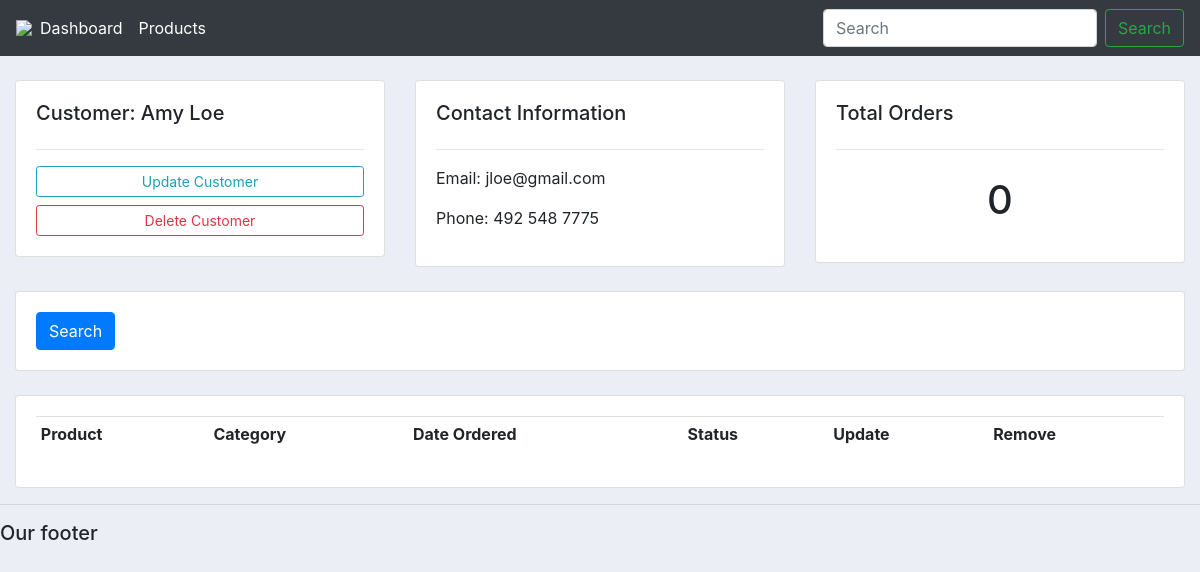
The app's page /customer/2/ with its own data.
### accounts/models.py (models this page shows, shortened)
class Customer(models.Model):
    name = models.CharField(max_length=200, null = True)
    phone = models.CharField(max_length=200, null = True)
    email = models.CharField(max_length=200, null = True)
    date_created = models.DateTimeField(auto_now_add=True, null = True)

### accounts/views.py (the view)
# urls.py: path('customer/<str:pk_test>/', views.customer, name="customer"),
def customer(request, pk_test):
    customer = Customer.objects.get(id=pk_test)
    orders = customer.order_set.all()
    order_count = orders.count()
    context = {'customer':customer,'orders':orders,'order_count':order_count}
    return render(request, 'accounts/customer.html', context)

### accounts/templates/accounts/customer.html (shortened to what this page needs)
{%  extends 'accounts/main.html' %}
{% block content %}
	<br>
<div class="row">
	<div class="col-md">
		<div class="card card-body">
			<h5>Customer: {{customer.name}}</h5>
			<hr>
			<a class="btn btn-outline-info  btn-sm btn-block" href="">Update Customer</a>
			<a class="btn btn-outline-danger  btn-sm btn-block" href="">Delete Customer</a>
		</div>
	</div>
	<div class="col-md">
		<div class="card card-body">
			<h5>Contact Information</h5>
			<hr>
			<p>Email: {{customer.email}}</p>
			<p>Phone: {{customer.phone}}</p>
		</div>
	</div>
	<div class="col-md">
		<div class="card card-body">
			<h5>Total Orders</h5>
			<hr>
			<h1 style="text-align: center;padding: 10px">{{order_count}}</h1>
		</div>
	</div>
</div>
<br>
<div class="row">
	<div class="col">
		<div class="card card-body">
			<form method="get">
		    <button class="btn btn-primary" type="submit">Search</button>
		  </form>
		</div>
	</div>
</div>
<br>
<div class="row">
	<div class="col-md">
		<div class="card card-body">
			<table class="table table-sm">
				<tr>
					<th>Product</th>
					<th>Category</th>
					<th>Date Ordered</th>
					<th>Status</th>
					<th>Update</th>
					<th>Remove</th>
				</tr>
			</table>
		</div>
	</div>
</div>
{% endblock %}

### static/css/main.css (style rules this page uses)
body { background-color: #ebeff5; }

### records on screen
Customer: name "Amy Loe", email "jloe@gmail.com", phone "492 548 7775"

### other values on screen
{{ order_count }} "0"
